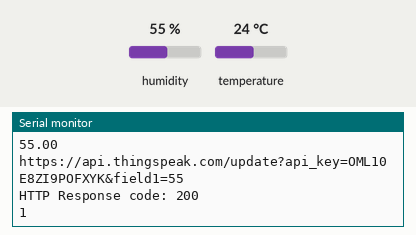
This sketch was run on a simulated ESP32. On the bench: the last lines printed to the serial monitor. The inputs (shaded band) are chosen by the test bench; at power-on: humidity 55 %, temperature 24 °C. WiFi joins after 1.5 s; servers stay silent unless stated; web services answer with replies made up by the test bench.

Above: at 2.7 s.
2.8 s: humidity set to 22 %
At 6.92 s:
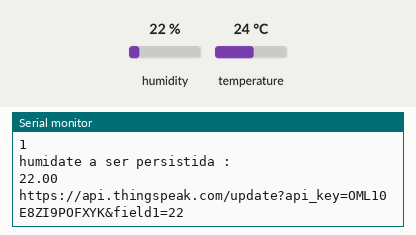
8.6 s: humidity set to 40 %
At 12.8 s:
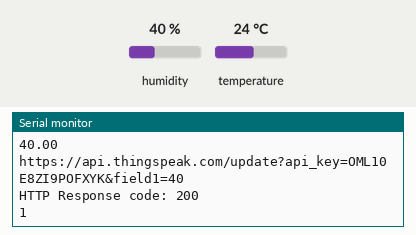
Timing chart, 0 to 14.3 s (numbered marks = the images above; inputs shaded):
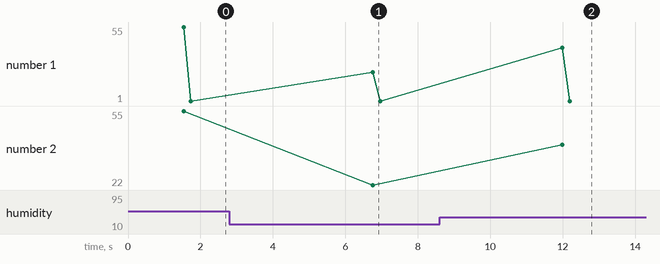

The sketch:

code_tst.ino
```cpp
#include <HTTPClient.h>
#include <WiFi.h>

#include "DHT.h"

#define DHTPIN 4

// Uncomment whatever type you're using!
#define DHTTYPE DHT11   // DHT 11
DHT dht(DHTPIN, DHTTYPE);


#define MAX 100

const char* ssid = "RONDON";
const char* password = "1234567890";

//Your Domain name with URL path or IP address with path
String serverName = "https://api.thingspeak.com/update?api_key=OML10E8ZI9POFXYK&field1=";

void setup() {
  Serial.begin(115200);

  WiFi.begin(ssid, password);
  Serial.println("Connecting");

  while(WiFi.status() != WL_CONNECTED) {
    delay(500);
    Serial.print(".");
  }
  Serial.println("");
  Serial.print("Connected to WiFi network with IP Address: ");
  Serial.println(WiFi.localIP());

  Serial.println("Timer set to 5 seconds (timerDelay variable), it will take 5 seconds before publishing the first reading.");

  dht.begin();
}

void loop() {

  float humityValue;
  humityValue = getSensorHumityData();

  if (humityValue >0) {
    Serial.println("humidate a ser persistida : ");
    Serial.println(humityValue);


    char buf[MAX];

    String valueToPersist = gcvt(humityValue, 4, buf);

      sendDataToAPI(valueToPersist);
  } else {
      Serial.println(F("deu ruim"));

    }
  delay(5000);

}


float getSensorHumityData() {

  float h = dht.readHumidity();
  if (isnan(h)) {
    Serial.println(F("Failed to read from DHT sensor!"));
    return -1.00;
  }

  return h;
}


void sendDataToAPI(String valueToSend) {


    //Check WiFi connection status
    if(WiFi.status()== WL_CONNECTED){
      HTTPClient http;

      String serverPath = serverName + valueToSend;
      Serial.println(serverPath);
      // Your Domain name with URL path or IP address with path
      http.begin(serverName);

      // Send HTTP GET request
      int httpResponseCode = http.GET();

      if (httpResponseCode>0) {
        Serial.print("HTTP Response code: ");
        Serial.println(httpResponseCode);
        String payload = http.getString();
        Serial.println(payload);
      }
      else {
        Serial.print("Error code: ");
        Serial.println(httpResponseCode);
      }
      // Free resources
      http.end();
    }
    else {
      Serial.println("WiFi Disconnected");
    }

}
```

Measured:
- after the input at 2.8 s, the serial monitor: prints a new line after 4.0 s (image 1)
- after the input at 8.6 s, the serial monitor: prints a new line after 3.4 s (image 2)
- plotted number 2: 55 → 22 after the input at 2.8 s, 22 → 40 after the input at 8.6 s
